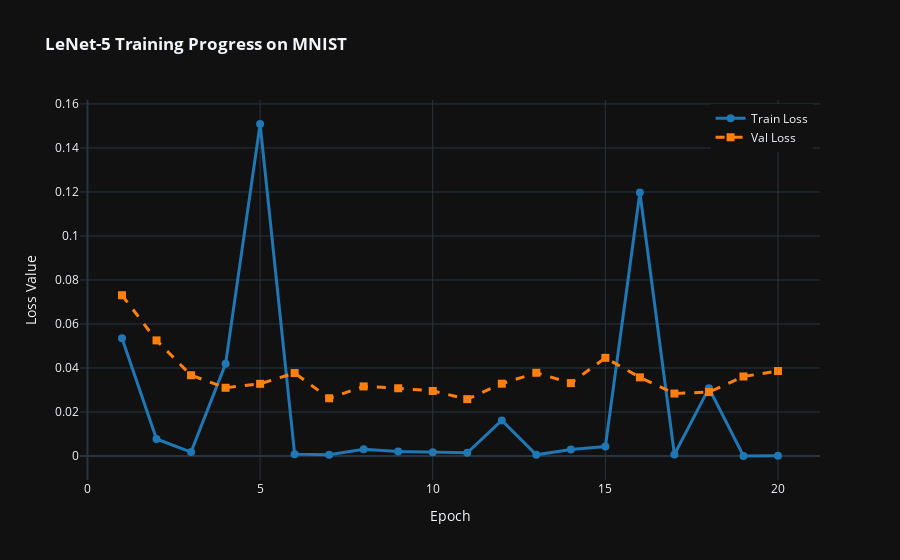

Notebook code cell kept with this figure:
### Code cell
#######################################
## Drawing Train and Val loss curves ##
#######################################

def plot_train_val_loss_curves(epochs, train_loss_list, val_loss_list):
    import plotly.graph_objects as pgo
    import numpy as np
    
    epoch_axis = np.arange(1, epochs + 1, 1)

    fig = pgo.Figure()

    # Add Training Loss
    fig.add_trace(pgo.Scatter(
        x=epoch_axis,
        y=train_loss_list,
        mode='lines+markers',
        name='Train Loss',
        line=dict(color='#1f77b4', width=3),
        marker=dict(size=8)
    ))

    # Add Validation Loss
    fig.add_trace(pgo.Scatter(
        x=epoch_axis,
        y=val_loss_list,
        mode='lines+markers',
        name='Val Loss',
        line=dict(color='#ff7f0e', width=3, dash='dash'),
        marker=dict(size=8, symbol='square')
    ))

    fig.update_layout(
        title='<b>LeNet-5 Training Progress on MNIST</b>',
        xaxis_title='Epoch',
        yaxis_title='Loss Value',
        template='plotly_dark',
        hovermode='x unified',
        legend=dict(yanchor="top", y=0.99, xanchor="right", x=0.99)
    )

    fig.show()

plot_train_val_loss_curves(epochs, train_loss_list, val_loss_list)

### Figure 1 — Plotly figure (JSON) as saved in the notebook; plotly's stock layout.template omitted (floating-point values rounded to 4 significant figures)
{"data": [{"line": {"color": "#1f77b4", "width": 3}, "marker": {"size": 8}, "mode": "lines+markers", "name": "Train Loss", "type": "scatter", "x": [1, 2, 3, 4, 5, 6, 7, 8, 9, 10, 11, 12, 13, 14, 15, 16, 17, 18, 19, 20], "y": [0.05353, 0.007731, 0.001787, 0.04188, 0.1509, 0.000858, 0.0005901, 0.00307, 0.00207, 0.001773, 0.001467, 0.01619, 0.0005392, 0.003009, 0.004318, 0.1198, 0.0006758, 0.03084, 1.487e-05, 8.127e-05]}, {"line": {"color": "#ff7f0e", "dash": "dash", "width": 3}, "marker": {"size": 8, "symbol": "square"}, "mode": "lines+markers", "name": "Val Loss", "type": "scatter", "x": [1, 2, 3, 4, 5, 6, 7, 8, 9, 10, 11, 12, 13, 14, 15, 16, 17, 18, 19, 20], "y": [0.07308, 0.05255, 0.03671, 0.03102, 0.03282, 0.03771, 0.02626, 0.03163, 0.0308, 0.02957, 0.02586, 0.03288, 0.03783, 0.03313, 0.04462, 0.03576, 0.02839, 0.02905, 0.03615, 0.03863]}], "layout": {"hovermode": "x unified", "legend": {"x": 0.99, "xanchor": "right", "y": 0.99, "yanchor": "top"}, "title": {"text": "<b>LeNet-5 Training Progress on MNIST</b>"}, "xaxis": {"title": {"text": "Epoch"}}, "yaxis": {"title": {"text": "Loss Value"}}}}
